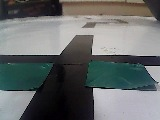
#> input picture rpi/desktop/img/double_green.jpg, 160 x 120 px, given in place of the camera
$ python balld.py
#> lines starting #> are read from the running program, lines starting #| are printed output that depends on the picture; after the words box and inside, x2 and y2 are one past the last pixel; in counts of white or black regions, pixels touching at a corner belong together
### rpi/desktop/camthreader.py
from threading import Thread
import cv2

class WebcamVideoStream:
    def __init__(self, src = 0, width = 160, height = 120):
        # initialize the video camera stream and read the first frame
        # from the stream

#> called with src = 0, width = 160, height = 120
        self.stream = cv2.VideoCapture(src)
        self.stream.set(cv2.CAP_PROP_FRAME_WIDTH, width)
        self.stream.set(cv2.CAP_PROP_FRAME_HEIGHT, height)
        # print(self.stream.get(cv2.CAP_PROP_FRAME_WIDTH), self.stream.get(cv2.CAP_PROP_FRAME_HEIGHT))

        (self.grabbed, self.frame) = self.stream.read()
#> self.frame is the input picture: shape (120, 160, 3); mean B, G, R 106.8, 107.2, 103.4
        # initialize the variable used to indicate if the thread should
        # be stopped
        self.stopped = False

    def start(self):
        # start the thread to read frames from the video stream
        Thread(target=self.update, args=()).start()
        return self

    def update(self):
        # keep looping infinitely until the thread is stopped
        while True:
            # if the thread indicator variable is set, stop the thread
            if self.stopped:
                return
            # otherwise, read the next frame from the stream
            (self.grabbed, self.frame) = self.stream.read()

    def read(self):
        # return the frame most recently read
        return self.frame

    def get_dim(self):  # width, height
        return (self.stream.get(cv2.CAP_PROP_FRAME_WIDTH), self.stream.get(cv2.CAP_PROP_FRAME_HEIGHT))

    def stop(self):
        # indicate that the thread should be stopped
        self.stopped = True

### rpi/desktop/balld.py
import cv2
from threading import Thread
import os
from camthreader import *
import numpy as np
import serial
### CAMTHEREADER ###

vs = WebcamVideoStream(src=0).start()
# ser = serial.Serial('/dev/serial0', 115200)
rgb_frame = vs.read()
hsv_frame = cv2.cvtColor(rgb_frame, cv2.COLOR_BGR2HSV)
#> hsv_frame: shape (120, 160, 3); mean H, S, V 77.9, 48.7, 111.9


def rgbclick(event, x, y, flags, param):
    if event == cv2.EVENT_LBUTTONDBLCLK:
        print(x,y,rgb_frame[y][x])


def hsvclick(event, x, y, flags, param):
    if event == cv2.EVENT_LBUTTONDBLCLK:
        print(x,y,hsv_frame[y][x])


def click_event(event, x, y, flags, param):
    if event == cv2.EVENT_LBUTTONDOWN:
        frame = vs.read()
        img_name = f"capture_{x}_{y}.png"
        img_path = os.path.join(img_name)
        cv2.imwrite(img_path, frame)

cv2.namedWindow('RGB')
cv2.setMouseCallback('RGB', rgbclick)
cv2.namedWindow('HSV')
cv2.setMouseCallback('HSV', hsvclick)
cv2.namedWindow('Para-hacer-click')
cv2.setMouseCallback('Para-hacer-click', click_event)
green_state = 0
angle = 0
speed = 20

while True:
    rgb_frame = vs.read()
    hsv_frame = cv2.cvtColor(rgb_frame, cv2.COLOR_BGR2HSV)
    rgb_frame = cv2.line(rgb_frame, (80, 0), (80, 120), (255, 0, 0), 1)
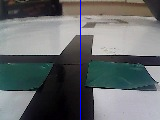
#> rgb_frame: shape (120, 160, 3); 0.62% of pixels changed, all inside (x1, y1, x2, y2) = (80, 0, 81, 120)
    hsv_frame = cv2.line(hsv_frame, (80, 0), (80, 120), (255, 0, 0), 1)
#> hsv_frame: shape (120, 160, 3); mean H, S, V 79.1, 48.4, 111.4
    cv2.imshow("RGB", rgb_frame)
    gray = cv2.cvtColor(rgb_frame, cv2.COLOR_BGR2GRAY)
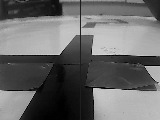
#> gray: shape (120, 160); min 0, max 220, mean 105.8
    gray = cv2.medianBlur(gray, 5)
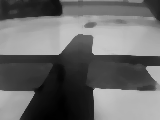
#> gray: shape (120, 160); min 1, max 200, mean 106.3


    circles = cv2.HoughCircles(gray, cv2.HOUGH_GRADIENT, dp=1.2, minDist=50,
        param1=140, param2=40, minRadius=12, maxRadius=40)
#> circles = None

    if circles is not None:
        green_state = 5
        circles = np.round(circles[0, :]).astype("int")
        for (x, y, r) in circles:
            # Dibujar un cuadrado alrededor de la pelota
            cv2.rectangle(rgb_frame, (x - r, y - r), (x + r, y + r), (0, 255, 0), 2)
            # Mostrar el mensaje "ball detected"
            cv2.putText(rgb_frame, "ball detected", (x - r, y - r - 10),
                cv2.FONT_HERSHEY_SIMPLEX, 0.6, (0, 255, 0), 2)


    output = [255, speed,
        254, round(angle) + 90,
        253, green_state,
              5]
    #ser.write(output)


    if cv2.waitKey(1) == 27:
#> (key Esc is pressed here)
        break  # esc to quit

vs.stop()
cv2.destroyAllWindows()

$ run again, on rpi/desktop/img/left_green.jpg
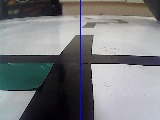
#> input picture rpi/desktop/img/left_green.jpg, 160 x 120 px, given in place of the camera
#> in __init__, self.frame is the input picture: shape (120, 160, 3); mean B, G, R 126.7, 124.4, 122.7
#> `rgb_frame = cv2.line(rgb_frame, (80, 0), (80, 120), (255, 0, 0), 1)`:
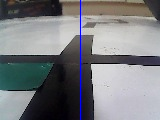
#> rgb_frame: shape (120, 160, 3); 0.62% of pixels changed, all inside (x1, y1, x2, y2) = (80, 0, 81, 120)
#> `gray = cv2.medianBlur(gray, 5)`:
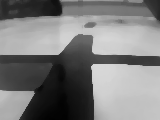
#> gray: shape (120, 160); min 1, max 215, mean 124.7
#> circles = None

$ run again, on rpi/desktop/img/left_green_2.png
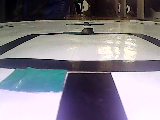
#> input picture rpi/desktop/img/left_green_2.png, 160 x 120 px, given in place of the camera
#> in __init__, self.frame is the input picture: shape (120, 160, 3); mean B, G, R 136.1, 128.1, 131.2
#> `rgb_frame = cv2.line(rgb_frame, (80, 0), (80, 120), (255, 0, 0), 1)`:
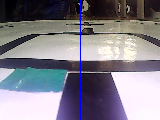
#> rgb_frame: shape (120, 160, 3); 0.62% of pixels changed, all inside (x1, y1, x2, y2) = (80, 0, 81, 120)
#> `gray = cv2.medianBlur(gray, 5)`:
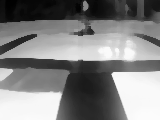
#> gray: shape (120, 160); min 0, max 252, mean 130
#> circles = None

$ run again, on rpi/desktop/img/rect_line.png
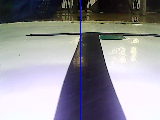
#> input picture rpi/desktop/img/rect_line.png, 160 x 120 px, given in place of the camera
#> in __init__, self.frame is the input picture: shape (120, 160, 3); mean B, G, R 150.8, 145.6, 146.9
#> `gray = cv2.cvtColor(rgb_frame, cv2.COLOR_BGR2GRAY)`:
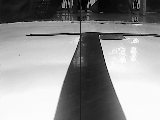
#> gray: shape (120, 160); min 0, max 253, mean 146.6
#> `gray = cv2.medianBlur(gray, 5)`:
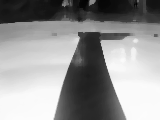
#> gray: shape (120, 160); min 1, max 252, mean 147.3
#> circles = None
